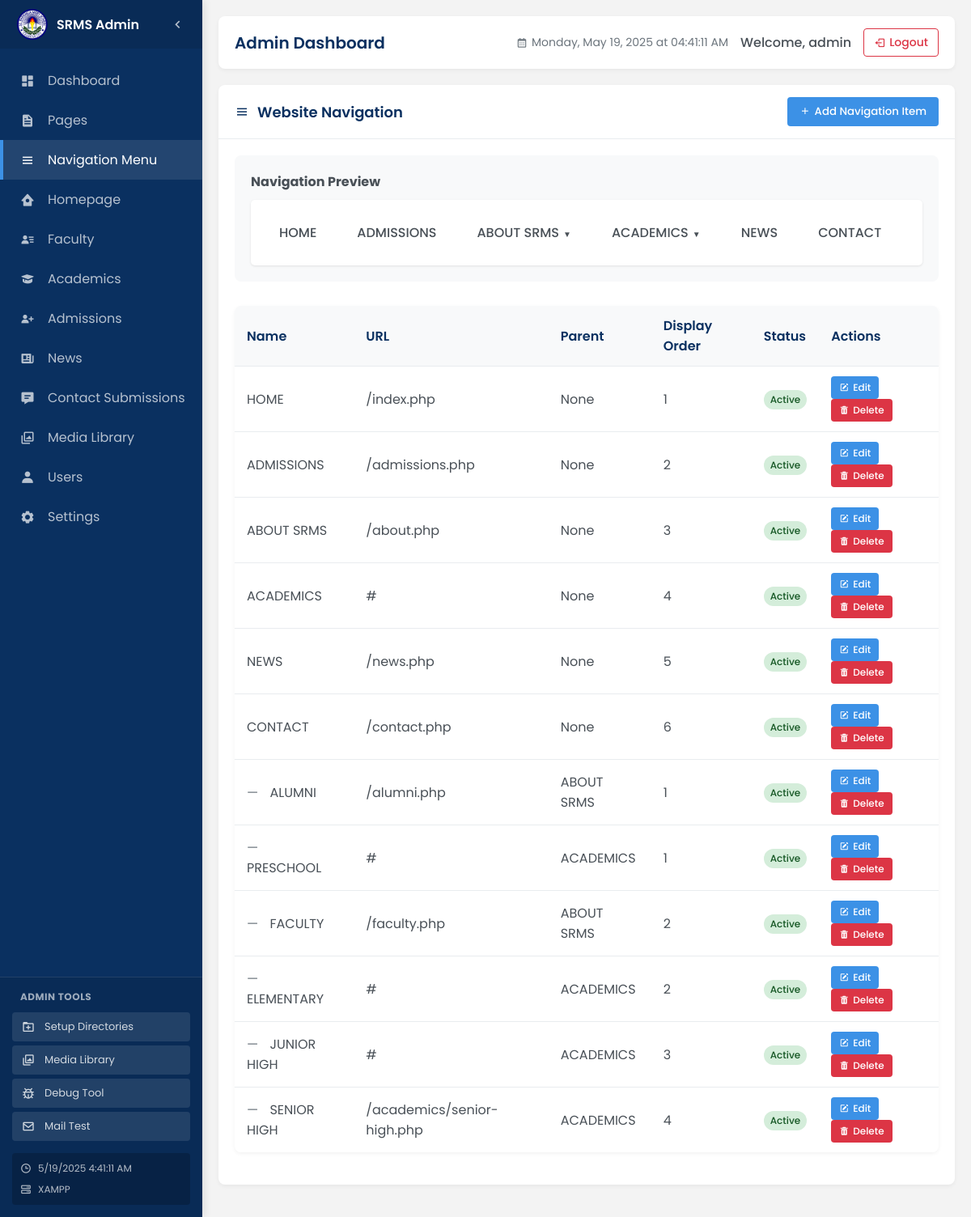
Screenshot of /admin/navigation-manage.php (signed in) with the database file from the repository.
### tables this page shows
CREATE TABLE `navigation` (
  `id` int(11) NOT NULL,
  `name` varchar(50) NOT NULL,
  `url` varchar(255) NOT NULL,
  `parent_id` int(11) DEFAULT NULL,
  `display_order` int(11) DEFAULT 0,
  `is_active` tinyint(1) DEFAULT 1,
  `created_at` timestamp NOT NULL DEFAULT current_timestamp(),
  `updated_at` timestamp NOT NULL DEFAULT current_timestamp() ON UPDATE current_timestamp()
);

### includes/db.php (called while the page is built, shortened)
<?php
class Database {
    private $connection;
    private function connect() {
        $host = DB_SERVER;
        $user = DB_USERNAME;
        $pass = DB_PASSWORD;
        $db = DB_NAME;
        $port = defined('DB_PORT') ? DB_PORT : '3306';
        $this->connection = new mysqli($host, $user, $pass, $db, $port);
        $this->connection->set_charset('utf8mb4');
    }
    public function query($sql) {
        $result = $this->connection->query($sql);
        return $result;
    }
    public function fetch_all($sql) {
        $result = $this->query($sql);
        $rows = [];
        if ($result) {
            while ($row = $result->fetch_assoc()) {
                $rows[] = $row;
            }
        }
        return $rows;
    }
}

### admin/navigation-manage.php (the view, shortened to what this page needs)
<?php
include_once '../includes/db.php';
$db = new Database();
$navigation_items = $db->fetch_all("SELECT n.*, p.name as parent_name
                                    FROM navigation n
                                    LEFT JOIN navigation p ON n.parent_id = p.id
                                    ORDER BY n.parent_id IS NULL DESC, n.display_order ASC");
?>
<div class="panel">
    <div class="panel-header">
        <h3 class="panel-title"><i class='bx bx-menu'></i> Website Navigation</h3>
        <div class="panel-actions">
            <button type="button" class="btn btn-primary" id="addNavItemBtn">
                <i class='bx bx-plus'></i> Add Navigation Item
            </button>
        </div>
    </div>
    <div class="panel-body">
        <div class="navigation-preview">
            <h4>Navigation Preview</h4>
            <div class="preview-box">
                <ul class="nav-preview">
                    <?php
                    $top_items = array_filter($navigation_items, function($item) {
                        return $item['parent_id'] === null;
                    });
                    foreach ($top_items as $parent):
                        $children = array_filter($navigation_items, function($item) use ($parent) {
                            return $item['parent_id'] == $parent['id'];
                        });
                    ?>
                        <li class="<?php echo !empty($children) ? 'has-children' : ''; ?> <?php echo $parent['is_active'] ? '' : 'inactive'; ?>">
                            <span><?php echo htmlspecialchars($parent['name']); ?></span>
                        </li>
                    <?php endforeach; ?>
                </ul>
            </div>
        </div>
        <div class="table-container">
            <table class="table">
                <thead>
                    <tr>
                        <th>Name</th>
                        <th>URL</th>
                        <th>Parent</th>
                        <th>Display Order</th>
                        <th>Status</th>
                        <th>Actions</th>
                    </tr>
                </thead>
                <tbody>
                    <?php if(empty($navigation_items)): ?>
                    <tr>
                        <td colspan="6" class="text-center">
                            <div class="empty-state">
                                <i class='bx bx-menu'></i>
                                <p>No navigation items found. Add your first navigation item.</p>
                            </div>
                        </td>
                    </tr>
                    <?php else: ?>
                        <?php foreach($navigation_items as $item): ?>
                        <tr>
                            <td>
                                <?php if ($item['parent_id']): ?>
                                    <span class="indent">&mdash;</span>
                                <?php endif; ?>
                                <?php echo htmlspecialchars($item['name']); ?>
                            </td>
                            <td><?php echo htmlspecialchars($item['url']); ?></td>
                            <td><?php echo $item['parent_id'] ? htmlspecialchars($item['parent_name']) : '<span class="text-muted">None</span>'; ?></td>
                            <td><?php echo $item['display_order']; ?></td>
                            <td>
                                <span class="status-badge <?php echo $item['is_active'] ? 'active' : 'inactive'; ?>">
                                    <?php echo $item['is_active'] ? 'Active' : 'Inactive'; ?>
                                </span>
                            </td>
                            <td>
                                <div class="action-buttons">
                                    <button type="button" class="btn btn-primary btn-sm edit-nav-btn" data-id="<?php echo $item['id']; ?>">
                                        <i class='bx bxs-edit'></i> Edit
                                    </button>
                                    <a href="?action=delete&id=<?php echo $item['id']; ?>" class="btn btn-danger btn-sm"
                                       onclick="return confirm('Are you sure you want to delete this navigation item?');">
                                        <i class='bx bxs-trash'></i> Delete
                                    </a>
                                </div>
                            </td>
                        </tr>
                        <?php endforeach; ?>
                    <?php endif; ?>
                </tbody>
            </table>
        </div>
    </div>
</div>
<?php
include 'layout.php';
?>

### assets/css/styles.css (style rules this page uses)
:root { --poppins: 'Poppins', sans-serif; --lato: 'Lato', sans-serif; --light: #F9F9F9; --blue: #3C91E6; --light-blue: #CFE8FF; --grey: #EEE; --dark-grey: #AAAAAA; --dark: #342E37; --red: #DB504A; --yellow: #FFCE26; --light-yellow: #FFF2C6; --orange: #FD7238; --light-orange: #FFE0D3; --dark-blue: #156ec7; --green: #0aaa2dd7; --primary: #003366; --secondary: #156ec7; }
* { margin: 0; padding: 0; box-sizing: border-box; font-family: var(--poppins); }
body { background-color: #f3f3f3; color: #222222; }
a { text-decoration: none; }
li { list-style: none; }

### assets/css/admin-dashboard.css (style rules this page uses)
:root { --sidebar-width: 250px; --sidebar-collapsed-width: 70px; --primary-color: #0a3060; --primary-light: #3C91E6; --secondary-color: #f8f9fa; --success-color: #198754; --danger-color: #dc3545; --warning-color: #ffc107; --text-color: #495057; --border-color: #e9ecef; --sidebar-transition: all 0.3s ease; --box-shadow: 0 2px 5px rgba(0,0,0,0.05); --header-height: 60px; }
body { font-family: 'Poppins', sans-serif; margin: 0; padding: 0; background-color: #f3f3f3; overflow-x: hidden; color: var(--text-color); }
.panel { background-color: #fff; border-radius: 8px; box-shadow: var(--box-shadow); margin-bottom: 20px; overflow: hidden; }
.panel-header { padding: 15px 20px; border-bottom: 1px solid var(--border-color); display: flex; justify-content: space-between; align-items: center; }
.panel-title { margin: 0; color: var(--primary-color); font-size: 18px; font-weight: 600; display: flex; align-items: center; }
.panel-title i { margin-right: 10px; }
.panel-actions { display: flex; gap: 10px; }
.panel-body { padding: 20px; }
.btn { display: inline-flex; align-items: center; justify-content: center; padding: 8px 15px; border-radius: 4px; font-weight: 500; cursor: pointer; transition: all 0.2s; border: none; text-decoration: none; }
.btn i { margin-right: 5px; }
.btn-primary { background-color: var(--primary-light); color: white; }
.btn-danger { background-color: var(--danger-color); color: white; }
.btn-sm { padding: 5px 10px; font-size: 12px; }
.table-container { border-radius: 8px; overflow: hidden; box-shadow: var(--box-shadow); margin-bottom: 20px; }
.table { width: 100%; border-collapse: collapse; background-color: white; }
.table th, .table td { padding: 12px 15px; text-align: left; border-bottom: 1px solid var(--border-color); }
.table th { font-weight: 600; color: var(--primary-color); background-color: #f8f9fa; }
.table tr:last-child td { border-bottom: none; }

### admin/navigation-manage.php (style rules this page uses)
.indent { margin-right: 10px; color: #6c757d; }
.status-badge { display: inline-block; padding: 3px 8px; border-radius: 12px; font-size: 12px; font-weight: 500; }
.status-badge.active { background-color: #d4edda; color: #155724; }
.navigation-preview { margin-bottom: 30px; background-color: #f8f9fa; border-radius: 8px; padding: 20px; }
.preview-box { background-color: white; border-radius: 5px; padding: 20px; margin-top: 10px; box-shadow: 0 1px 3px rgba(0,0,0,0.1); }
.nav-preview { list-style: none; padding: 0; margin: 0; display: flex; gap: 20px; }
.nav-preview li { position: relative; }
.nav-preview li span { display: block; padding: 8px 15px; font-weight: 500; }
.nav-preview li.has-children > span::after { content: "▼"; font-size: 10px; margin-left: 5px; }

### rows the page displays
navigation: name "HOME", url "/index.php", shows "None", display_order "1", is_active "Active"
navigation: name "ADMISSIONS", url "/admissions.php", shows "None", display_order "2", is_active "Active"
navigation: name "ABOUT SRMS", url "/about.php", shows "None", display_order "3", is_active "Active"
navigation: name "ACADEMICS", url "#", shows "None", display_order "4", is_active "Active"
navigation: name "NEWS", url "/news.php", shows "None", display_order "5", is_active "Active"
navigation: name "CONTACT", url "/contact.php", shows "None", display_order "6", is_active "Active"
navigation: name "ALUMNI", url "/alumni.php", parent.name "ABOUT SRMS", display_order "1", is_active "Active"
navigation: name "PRESCHOOL", url "#", parent.name "ACADEMICS", display_order "1", is_active "Active"
navigation: name "FACULTY", url "/faculty.php", parent.name "ABOUT SRMS", display_order "2", is_active "Active"
navigation: name "ELEMENTARY", url "#", parent.name "ACADEMICS", display_order "2", is_active "Active"
navigation: name "JUNIOR HIGH", url "#", parent.name "ACADEMICS", display_order "3", is_active "Active"
navigation: name "SENIOR HIGH", url "/academics/senior-high.php", parent.name "ACADEMICS", display_order "4", is_active "Active"

### other values shown
SERVER_TYPE "XAMPP"
$page_title "Admin Dashboard"
$_SESSION['admin_username'] "admin"
